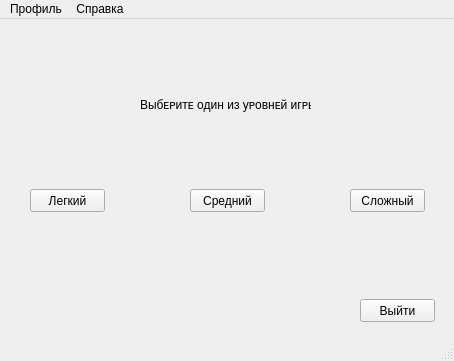
<?xml version="1.0" encoding="UTF-8"?>
<ui version="4.0">
 <class>Sudoku</class>
 <widget class="QMainWindow" name="Sudoku">
  <property name="geometry">
   <rect>
    <x>0</x>
    <y>0</y>
    <width>454</width>
    <height>361</height>
   </rect>
  </property>
  <property name="windowTitle">
   <string>Судоку</string>
  </property>
  <widget class="QWidget" name="centralwidget">
   <widget class="QPushButton" name="pushButton">
    <property name="geometry">
     <rect>
      <x>30</x>
      <y>170</y>
      <width>75</width>
      <height>23</height>
     </rect>
    </property>
    <property name="text">
     <string>Легкий</string>
    </property>
   </widget>
   <widget class="QPushButton" name="pushButton_2">
    <property name="geometry">
     <rect>
      <x>190</x>
      <y>170</y>
      <width>75</width>
      <height>23</height>
     </rect>
    </property>
    <property name="text">
     <string>Средний</string>
    </property>
   </widget>
   <widget class="QPushButton" name="pushButton_3">
    <property name="geometry">
     <rect>
      <x>350</x>
      <y>170</y>
      <width>75</width>
      <height>23</height>
     </rect>
    </property>
    <property name="text">
     <string>Сложный</string>
    </property>
   </widget>
   <widget class="QLabel" name="label">
    <property name="geometry">
     <rect>
      <x>140</x>
      <y>75</y>
      <width>171</width>
      <height>21</height>
     </rect>
    </property>
    <property name="text">
     <string>Выбᴇᴩиᴛᴇ ᴏдин иɜ уᴩᴏʙнᴇй иᴦᴩы:</string>
    </property>
   </widget>
   <widget class="QPushButton" name="pushButton_4">
    <property name="geometry">
     <rect>
      <x>360</x>
      <y>280</y>
      <width>75</width>
      <height>23</height>
     </rect>
    </property>
    <property name="text">
     <string>Выйти</string>
    </property>
   </widget>
  </widget>
  <widget class="QStatusBar" name="statusbar"/>
  <widget class="QMenuBar" name="menuBar">
   <property name="geometry">
    <rect>
     <x>0</x>
     <y>0</y>
     <width>454</width>
     <height>21</height>
    </rect>
   </property>
   <widget class="QMenu" name="menu_2">
    <property name="title">
     <string>Профиль</string>
    </property>
    <addaction name="action_3"/>
   </widget>
   <widget class="QMenu" name="menu">
    <property name="title">
     <string>Справка</string>
    </property>
    <addaction name="action"/>
   </widget>
   <addaction name="menu_2"/>
   <addaction name="menu"/>
  </widget>
  <action name="action_3">
   <property name="text">
    <string>Посмотреть прогресс</string>
   </property>
  </action>
  <action name="action">
   <property name="text">
    <string>Открыть</string>
   </property>
  </action>
 </widget>
 <resources/>
 <connections/>
</ui>
